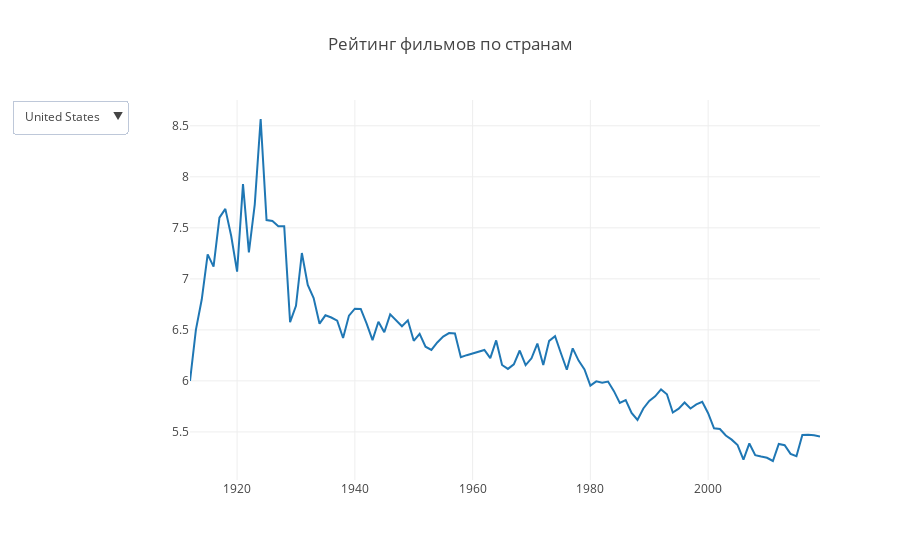

The notebook cell this image was saved under:
### Markdown cell above
Оценивая качество кинематографа по странам, можно отметить, что страны с наиболее высоким средним рейтингом, отмеченные выше (СССР, Бельгия, Польша, Япония, Ю.Корея) продолжают получать высокие оценки зрителей на протяжении практически всего временного отрезка.

### Code cell
country_rating_year_df = country_df.groupby(['year', 'country'], as_index = False)[['avg_vote']].mean()

N = len(top_country)
data = []
drop_menus = []

# конструируем все интересующие нас линии
for i in range(N):
    country = top_country[i]
    country_df = country_rating_year_df[country_rating_year_df.country == country]

    trace = go.Scatter(
        x = country_df.year,
        y = country_df.avg_vote,
        mode = 'lines',
        name = country,
        visible = (i == 0)
    )
    data.append(trace)

# создаем выпадающие меню
for i in range(N):
    drop_menus.append(
        dict(
            args=['visible', [False]*i + [True] + [False]*(N-1-i)],
            label= top_country[i],
            method='restyle'
        )
    )

layout = go.Layout(
    title='Рейтинг фильмов по странам',
    updatemenus=list([
        dict(
            x = -0.1,
            y = 1,
            yanchor = 'top',
            buttons = drop_menus
        )
    ]),
)

fig = go.Figure(data = data, layout = layout)
iplot(fig)
